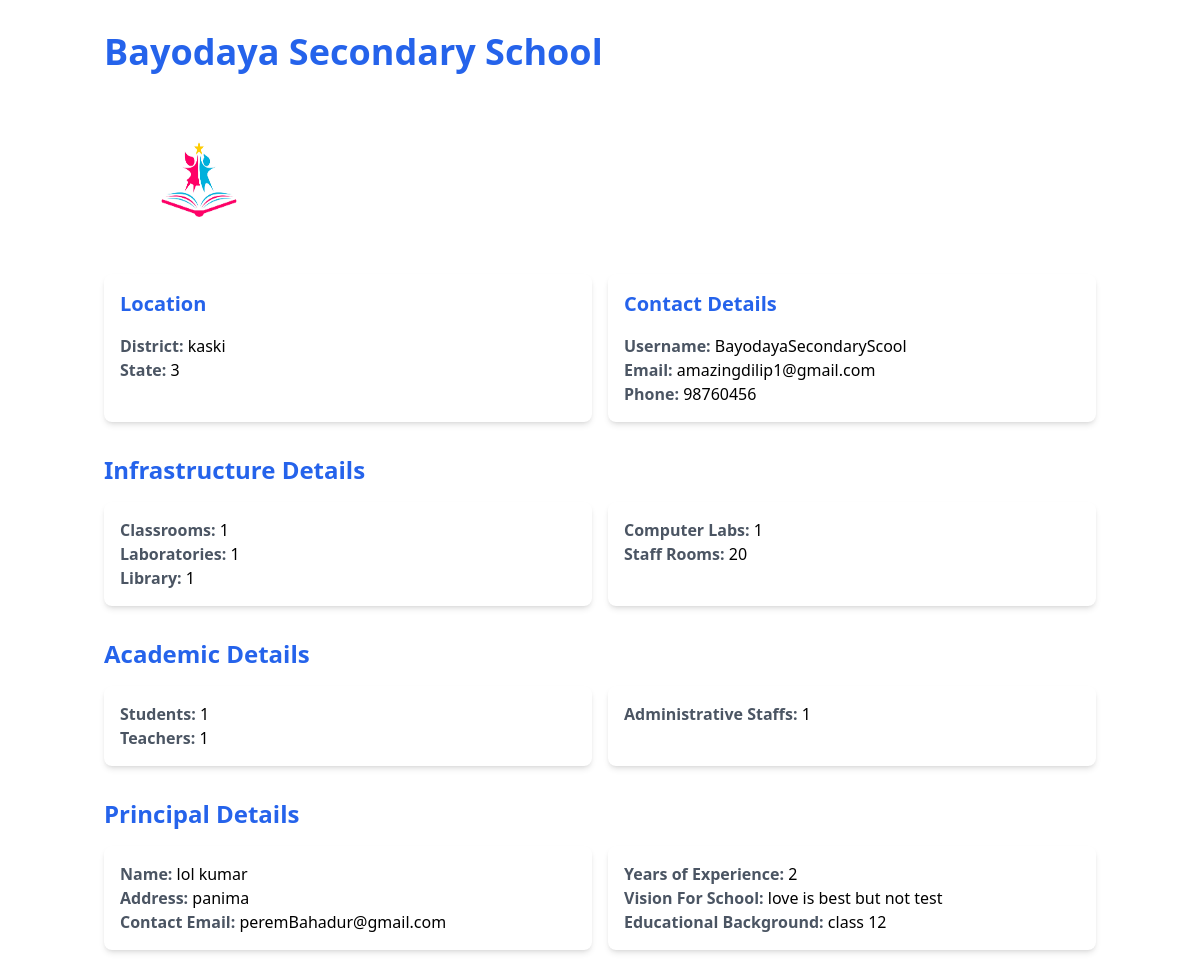
The page /distribute-budget/BayodayaSecondaryScool on the database as committed earlier.
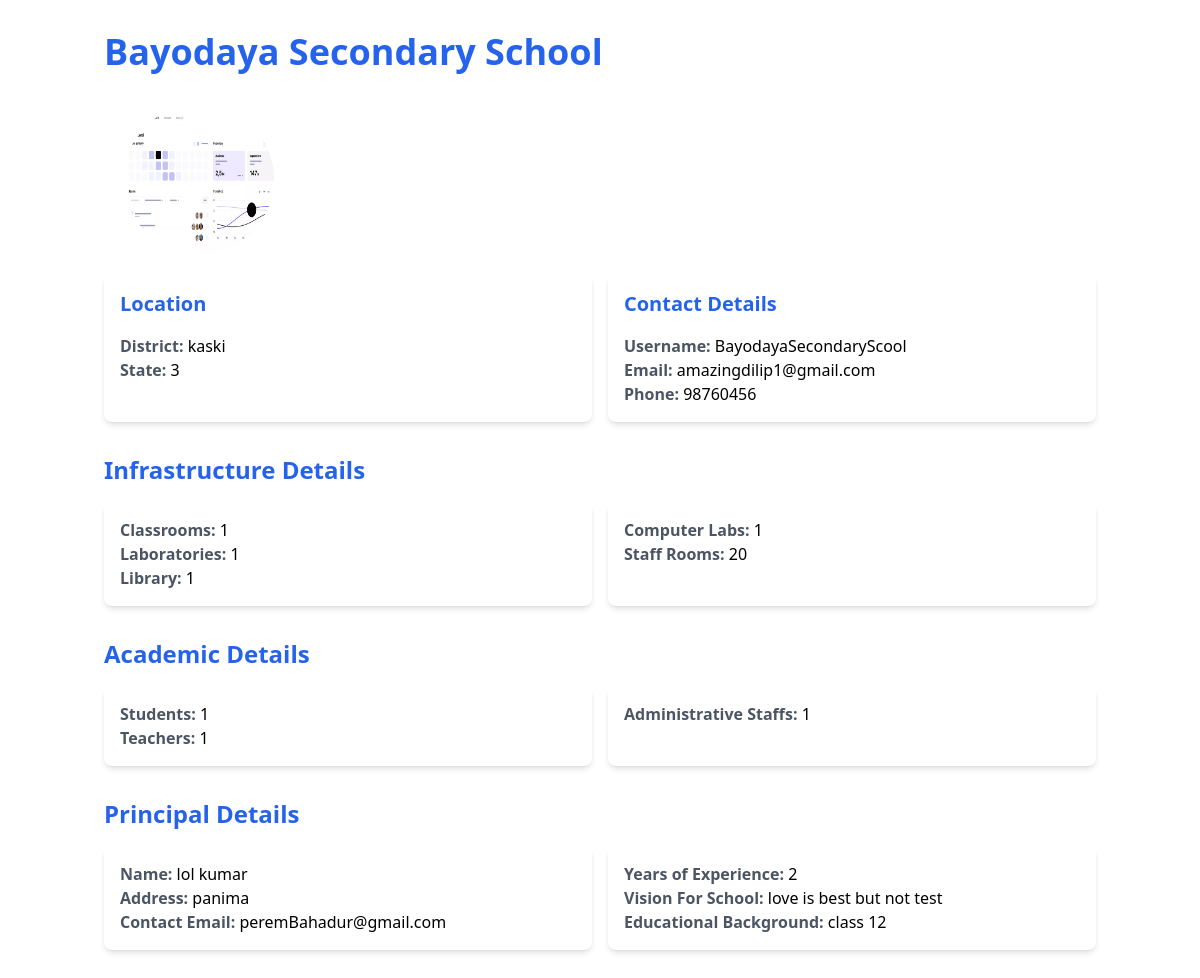
The same page on the database as committed later.
### school/models.py (models this page shows, shortened)
class SchoolForm(models.Model):
    schoolname=models.CharField(max_length=100)
    username=models.CharField(max_length=100)
    email=models.CharField(max_length=100)
    district=models.CharField(max_length=100)
    state=models.IntegerField()
    pan=models.CharField(max_length=30)
    image_file = models.ImageField(upload_to='images/')
    classrooms=models.IntegerField()
    laboratories=models.IntegerField()
    library=models.IntegerField()
    computer_labs=models.IntegerField()
    staff_rooms=models.IntegerField()
    students=models.IntegerField()
    teachers=models.IntegerField()
    administrative_staffs=models.IntegerField()
    name=models.CharField(max_length=100)
    address=models.CharField(max_length=100)
    phone=models.CharField(max_length=20)
    contact_email=models.CharField(max_length=100)
    educational_background=models.CharField(max_length=100,default="")
    years_of_experience=models.IntegerField()
    vision_for_school=models.CharField(max_length=200,default="")
    bank_name=models.CharField(max_length=100,default='NIC Asia')
    account_number=models.BigIntegerField(default=0)
    status=models.IntegerField(default=0)

### moe/views.py (the view)
# urls.py: path("distribute-budget/<username>",views.distribute_budget),
def distribute_budget(request, username):
    school = SchoolForm.objects.get(username=username)
    context = {
        'school': school
    }
    return render(request, 'moe/distribute.html', context)

### moe/templates/moe/distribute.html (shortened to what this page needs)
<!DOCTYPE html>
<html lang="en">
<head>
    <script src="https://cdn.tailwindcss.com"></script>
</head>
<body>
    <div class="container mx-auto px-4 py-8">
        <h1 class="text-4xl font-bold mb-8 text-blue-600">{{ school.schoolname }}</h1>
        <img src="{{ school.image_file.url }}" class="img-fluid" alt="{{ school.schoolname }} Image" style="border-radius: 50%;width:150px;height:150px;;margin-top: 20px;margin-bottom: 20px;margin-left: 20px;">
        <div class="grid grid-cols-2 gap-4 mb-8">
          <div class="bg-white p-4 rounded-lg shadow-md">
            <h2 class="text-xl font-bold mb-4 text-blue-600">Location</h2>
            <p><strong class="text-gray-600">District:</strong> {{ school.district }}</p>
            <p><strong class="text-gray-600">State:</strong> {{ school.state }}</p>
          </div>
          <div class="bg-white p-4 rounded-lg shadow-md">
            <h2 class="text-xl font-bold mb-4 text-blue-600">Contact Details</h2>
            <p><strong class="text-gray-600">Username:</strong> {{ school.username }}</p>
            <p><strong class="text-gray-600">Email:</strong> {{ school.email }}</p>
            <p><strong class="text-gray-600">Phone:</strong> {{ school.phone }}</p>
          </div>
        </div>
        <h2 class="text-2xl font-bold mb-4 text-blue-600">Infrastructure Details</h2>
        <div class="grid grid-cols-2 gap-4 mb-8">
          <div class="bg-white p-4 rounded-lg shadow-md">
            <p><strong class="text-gray-600">Classrooms:</strong> {{ school.classrooms }}</p>
            <p><strong class="text-gray-600">Laboratories:</strong> {{ school.laboratories }}</p>
            <p><strong class="text-gray-600">Library:</strong> {{ school.library }}</p>
          </div>
          <div class="bg-white p-4 rounded-lg shadow-md">
            <p><strong class="text-gray-600">Computer Labs:</strong> {{ school.computer_labs }}</p>
            <p><strong class="text-gray-600">Staff Rooms:</strong> {{ school.staff_rooms }}</p>
          </div>
        </div>
        <h2 class="text-2xl font-bold mb-4 text-blue-600">Academic Details</h2>
        <div class="grid grid-cols-2 gap-4 mb-8">
          <div class="bg-white p-4 rounded-lg shadow-md">
            <p><strong class="text-gray-600">Students:</strong> {{ school.students }}</p>
            <p><strong class="text-gray-600">Teachers:</strong> {{ school.teachers }}</p>
          </div>
          <div class="bg-white p-4 rounded-lg shadow-md">
            <p><strong class="text-gray-600">Administrative Staffs:</strong> {{ school.administrative_staffs }}</p>
          </div>
        </div>
        <h2 class="text-2xl font-bold mb-4 text-blue-600">Principal Details</h2>
        <div class="grid grid-cols-2 gap-4 mb-8">
          <div class="bg-white p-4 rounded-lg shadow-md">
            <p><strong class="text-gray-600">Name:</strong> {{ school.name }}</p>
            <p><strong class="text-gray-600">Address:</strong> {{ school.address }}</p>
            <p><strong class="text-gray-600">Contact Email:</strong> {{ school.contact_email }} </p>
            </div>
          <div class="bg-white p-4 rounded-lg shadow-md">
            <p><strong class="text-gray-600">Years of Experience:</strong> {{ school.years_of_experience }}</p>
            <p><strong class="text-gray-600">Vision For School:</strong> {{ school.vision_for_school }}</p>
            <p><strong class="text-gray-600">Educational Background:</strong> {{ school.educational_background }} </p>
            </div>
</body>
</html>

Rows that differ between the two databases and show on the page:
changed SchoolForm "Bayodaya Secondary School": image_file: a different picture
